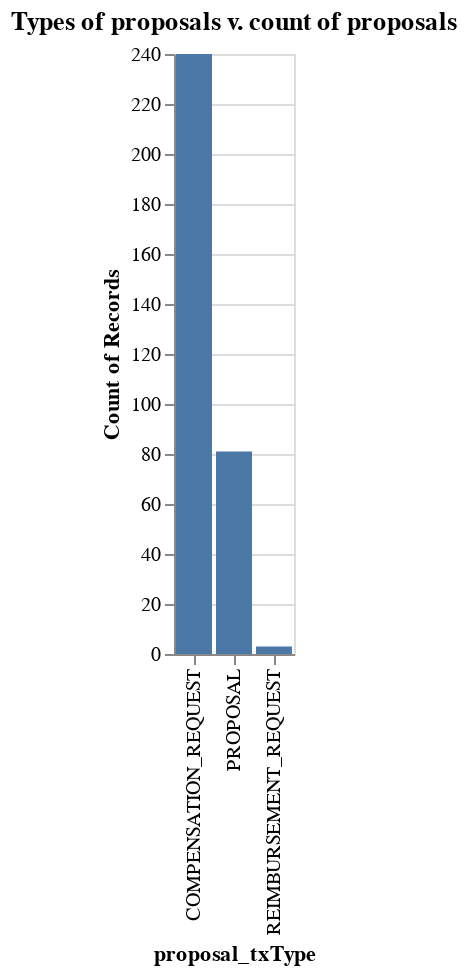

Write notebook code for a chart like this one.
### Code cell
proposals_df |>
@vlplot(
    title="Types of proposals v. count of proposals",
    mark=:bar,
    encoding={
        y="count()",
        x="proposal_txType:n"
    }
)

### Figure 1 — Vega-Lite specification as saved in the notebook (floating-point values rounded to 4 significant figures; data arrays with more than 128 entries replaced by an {"elided": "..."} marker saying what was removed)
{"data": {"values": {"elided": "324 records"}}, "encoding": {"x": {"field": "proposal_txType", "type": "nominal"}, "y": {"aggregate": "count", "type": "quantitative"}}, "mark": "bar", "title": "Types of proposals v. count of proposals"}
